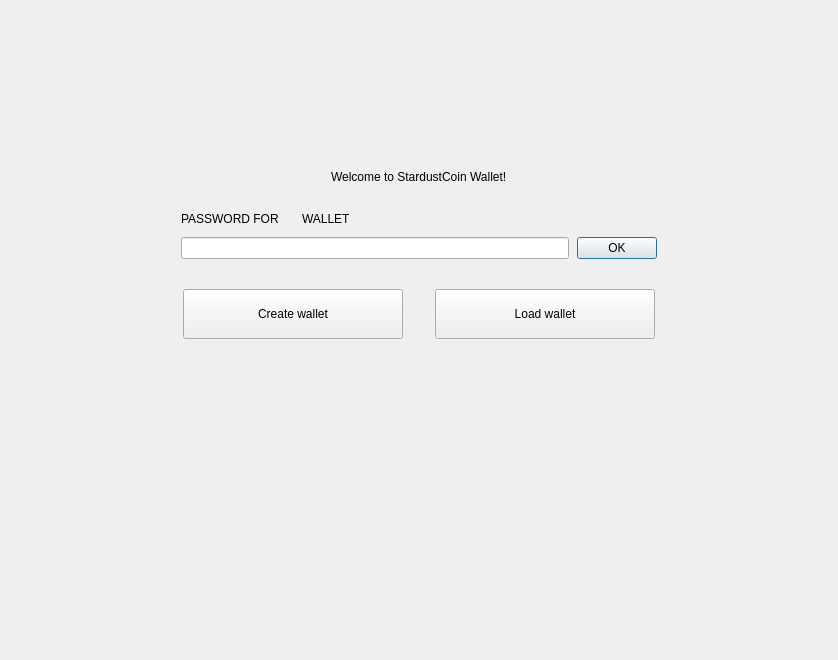
<?xml version="1.0" encoding="UTF-8"?>
<ui version="4.0">
 <class>NoWalletFrame</class>
 <widget class="QFrame" name="NoWalletFrame">
  <property name="geometry">
   <rect>
    <x>0</x>
    <y>0</y>
    <width>838</width>
    <height>660</height>
   </rect>
  </property>
  <property name="windowTitle">
   <string>Frame</string>
  </property>
  <property name="frameShape">
   <enum>QFrame::NoFrame</enum>
  </property>
  <property name="frameShadow">
   <enum>QFrame::Raised</enum>
  </property>
  <layout class="QVBoxLayout" name="verticalLayout">
   <property name="spacing">
    <number>0</number>
   </property>
   <property name="leftMargin">
    <number>0</number>
   </property>
   <property name="topMargin">
    <number>0</number>
   </property>
   <property name="rightMargin">
    <number>0</number>
   </property>
   <property name="bottomMargin">
    <number>0</number>
   </property>
   <item>
    <spacer name="verticalSpacer">
     <property name="orientation">
      <enum>Qt::Vertical</enum>
     </property>
     <property name="sizeType">
      <enum>QSizePolicy::Fixed</enum>
     </property>
     <property name="sizeHint" stdset="0">
      <size>
       <width>20</width>
       <height>170</height>
      </size>
     </property>
    </spacer>
   </item>
   <item alignment="Qt::AlignHCenter">
    <widget class="WalletGui::WalletHeaderLabel" name="m_welcomeLabel">
     <property name="text">
      <string>Welcome to StardustCoin Wallet!</string>
     </property>
    </widget>
   </item>
   <item>
    <spacer name="verticalSpacer_4">
     <property name="orientation">
      <enum>Qt::Vertical</enum>
     </property>
     <property name="sizeType">
      <enum>QSizePolicy::Fixed</enum>
     </property>
     <property name="sizeHint" stdset="0">
      <size>
       <width>20</width>
       <height>25</height>
      </size>
     </property>
    </spacer>
   </item>
   <item alignment="Qt::AlignHCenter">
    <widget class="QFrame" name="m_passwordFrame">
     <property name="minimumSize">
      <size>
       <width>476</width>
       <height>0</height>
      </size>
     </property>
     <property name="maximumSize">
      <size>
       <width>338</width>
       <height>16777215</height>
      </size>
     </property>
     <property name="frameShape">
      <enum>QFrame::NoFrame</enum>
     </property>
     <property name="frameShadow">
      <enum>QFrame::Raised</enum>
     </property>
     <layout class="QVBoxLayout" name="verticalLayout_2">
      <property name="spacing">
       <number>8</number>
      </property>
      <property name="leftMargin">
       <number>0</number>
      </property>
      <property name="topMargin">
       <number>0</number>
      </property>
      <property name="rightMargin">
       <number>0</number>
      </property>
      <property name="bottomMargin">
       <number>0</number>
      </property>
      <item>
       <layout class="QHBoxLayout" name="horizontalLayout_4">
        <item>
         <widget class="QLabel" name="m_passwordTextLabel">
          <property name="sizePolicy">
           <sizepolicy hsizetype="Maximum" vsizetype="Preferred">
            <horstretch>0</horstretch>
            <verstretch>0</verstretch>
           </sizepolicy>
          </property>
          <property name="styleSheet">
           <string notr="true">[errorState=&quot;true&quot;] {
  color: #ef3131;
}</string>
          </property>
          <property name="text">
           <string>PASSWORD FOR</string>
          </property>
         </widget>
        </item>
        <item>
         <widget class="QLabel" name="m_walletNameLabel">
          <property name="text">
           <string/>
          </property>
         </widget>
        </item>
        <item>
         <widget class="QLabel" name="m_walletTextLabel">
          <property name="text">
           <string>WALLET</string>
          </property>
         </widget>
        </item>
        <item>
         <spacer name="horizontalSpacer_4">
          <property name="orientation">
           <enum>Qt::Horizontal</enum>
          </property>
          <property name="sizeHint" stdset="0">
           <size>
            <width>40</width>
            <height>20</height>
           </size>
          </property>
         </spacer>
        </item>
       </layout>
      </item>
      <item>
       <layout class="QHBoxLayout" name="horizontalLayout_5">
        <item>
         <widget class="QLineEdit" name="m_passwordEdit">
          <property name="sizePolicy">
           <sizepolicy hsizetype="Expanding" vsizetype="Fixed">
            <horstretch>0</horstretch>
            <verstretch>0</verstretch>
           </sizepolicy>
          </property>
          <property name="styleSheet">
           <string notr="true">[errorState=&quot;true&quot;] {
  border-color: #ef3131;
}</string>
          </property>
          <property name="echoMode">
           <enum>QLineEdit::Password</enum>
          </property>
         </widget>
        </item>
        <item>
         <widget class="WalletGui::WalletOkButton" name="m_okButton">
          <property name="enabled">
           <bool>true</bool>
          </property>
          <property name="text">
           <string>OK</string>
          </property>
          <property name="default">
           <bool>true</bool>
          </property>
         </widget>
        </item>
       </layout>
      </item>
     </layout>
    </widget>
   </item>
   <item>
    <spacer name="verticalSpacer_2">
     <property name="orientation">
      <enum>Qt::Vertical</enum>
     </property>
     <property name="sizeType">
      <enum>QSizePolicy::Fixed</enum>
     </property>
     <property name="sizeHint" stdset="0">
      <size>
       <width>20</width>
       <height>30</height>
      </size>
     </property>
    </spacer>
   </item>
   <item>
    <layout class="QHBoxLayout" name="horizontalLayout">
     <property name="spacing">
      <number>0</number>
     </property>
     <item>
      <spacer name="horizontalSpacer_2">
       <property name="orientation">
        <enum>Qt::Horizontal</enum>
       </property>
       <property name="sizeHint" stdset="0">
        <size>
         <width>40</width>
         <height>20</height>
        </size>
       </property>
      </spacer>
     </item>
     <item>
      <widget class="WalletGui::WalletLargeBlueButton" name="m_createWalletButton">
       <property name="sizePolicy">
        <sizepolicy hsizetype="Fixed" vsizetype="Fixed">
         <horstretch>0</horstretch>
         <verstretch>0</verstretch>
        </sizepolicy>
       </property>
       <property name="minimumSize">
        <size>
         <width>220</width>
         <height>50</height>
        </size>
       </property>
       <property name="maximumSize">
        <size>
         <width>220</width>
         <height>50</height>
        </size>
       </property>
       <property name="text">
        <string>Create wallet</string>
       </property>
      </widget>
     </item>
     <item>
      <spacer name="horizontalSpacer">
       <property name="orientation">
        <enum>Qt::Horizontal</enum>
       </property>
       <property name="sizeType">
        <enum>QSizePolicy::Fixed</enum>
       </property>
       <property name="sizeHint" stdset="0">
        <size>
         <width>32</width>
         <height>20</height>
        </size>
       </property>
      </spacer>
     </item>
     <item>
      <widget class="WalletGui::WalletLargeBlueButton" name="m_openWalletButton">
       <property name="sizePolicy">
        <sizepolicy hsizetype="Fixed" vsizetype="Fixed">
         <horstretch>0</horstretch>
         <verstretch>0</verstretch>
        </sizepolicy>
       </property>
       <property name="minimumSize">
        <size>
         <width>220</width>
         <height>50</height>
        </size>
       </property>
       <property name="maximumSize">
        <size>
         <width>220</width>
         <height>50</height>
        </size>
       </property>
       <property name="text">
        <string>Load wallet</string>
       </property>
      </widget>
     </item>
     <item>
      <spacer name="horizontalSpacer_3">
       <property name="orientation">
        <enum>Qt::Horizontal</enum>
       </property>
       <property name="sizeHint" stdset="0">
        <size>
         <width>40</width>
         <height>20</height>
        </size>
       </property>
      </spacer>
     </item>
    </layout>
   </item>
   <item>
    <spacer name="verticalSpacer_3">
     <property name="orientation">
      <enum>Qt::Vertical</enum>
     </property>
     <property name="sizeHint" stdset="0">
      <size>
       <width>20</width>
       <height>376</height>
      </size>
     </property>
    </spacer>
   </item>
  </layout>
 </widget>
 <customwidgets>
  <customwidget>
   <class>WalletGui::WalletOkButton</class>
   <extends>QPushButton</extends>
   <header>Gui/Common/WalletOkButton.h</header>
  </customwidget>
  <customwidget>
   <class>WalletGui::WalletHeaderLabel</class>
   <extends>QLabel</extends>
   <header>Gui/Common/WalletTextLabel.h</header>
  </customwidget>
  <customwidget>
   <class>WalletGui::WalletLargeBlueButton</class>
   <extends>QPushButton</extends>
   <header>Gui/Common/WalletBlueButton.h</header>
  </customwidget>
 </customwidgets>
 <resources/>
 <connections>
  <connection>
   <sender>m_okButton</sender>
   <signal>clicked()</signal>
   <receiver>NoWalletFrame</receiver>
   <slot>okClicked()</slot>
   <hints>
    <hint type="sourcelabel">
     <x>498</x>
     <y>266</y>
    </hint>
    <hint type="destinationlabel">
     <x>418</x>
     <y>329</y>
    </hint>
   </hints>
  </connection>
  <connection>
   <sender>m_passwordEdit</sender>
   <signal>textChanged(QString)</signal>
   <receiver>NoWalletFrame</receiver>
   <slot>passwordChanged(QString)</slot>
   <hints>
    <hint type="sourcelabel">
     <x>374</x>
     <y>265</y>
    </hint>
    <hint type="destinationlabel">
     <x>418</x>
     <y>329</y>
    </hint>
   </hints>
  </connection>
  <connection>
   <sender>m_passwordEdit</sender>
   <signal>returnPressed()</signal>
   <receiver>m_okButton</receiver>
   <slot>click()</slot>
   <hints>
    <hint type="sourcelabel">
     <x>374</x>
     <y>265</y>
    </hint>
    <hint type="destinationlabel">
     <x>616</x>
     <y>256</y>
    </hint>
   </hints>
  </connection>
 </connections>
 <slots>
  <signal>createWalletClickedSignal()</signal>
  <signal>openWalletClickedSignal()</signal>
  <slot>okClicked()</slot>
  <slot>passwordChanged(QString)</slot>
 </slots>
</ui>
